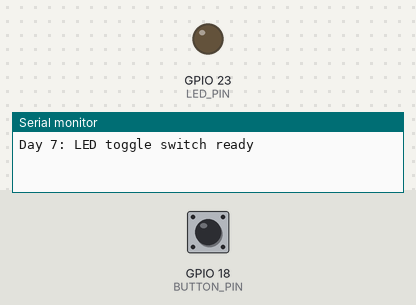
Bench run of a sketch on a simulated ESP32. Parts: output pins drawn as LEDs (lit = HIGH), the last lines printed to the serial monitor. The test bench sets the inputs (shaded band); at power-on: GPIO 18 (BUTTON_PIN) HIGH.

Above: at 1.2 s.
1.3 s: GPIO 18 (BUTTON_PIN) pulled LOW for 0.15 s
At 2.0 s:
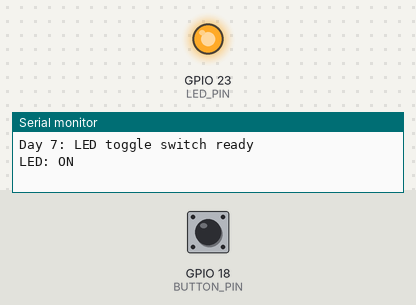
2.9 s: GPIO 18 (BUTTON_PIN) pulled LOW for 1 s
At 3.2 s:
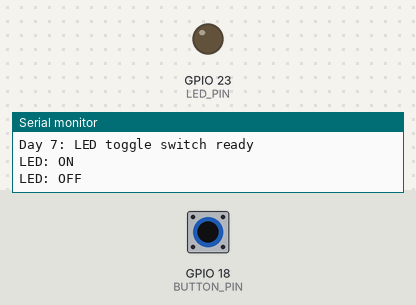
5.4 s: GPIO 18 (BUTTON_PIN) pulled LOW for 3.2 s
At 6.3 s:
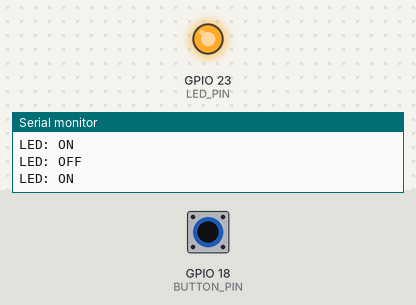
Timing chart, 0 to 8.4 s (numbered marks = the images above; inputs shaded):
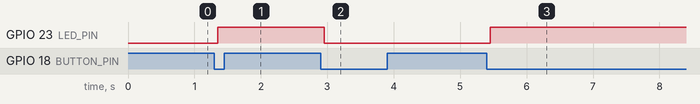

Measured:
- after the input at 1.3 s, GPIO 23 (LED_PIN): LOW → HIGH after 0.05 s
- after the input at 2.9 s, GPIO 23 (LED_PIN): HIGH → LOW after 0.05 s
- after the input at 5.4 s, GPIO 23 (LED_PIN): LOW → HIGH after 0.05 s

The sketch:

day_07_week_1_mini_project_led_toggle_switch.ino
```cpp
// Day 7: Week 1 mini project - LED toggle switch
// One stable button press changes the LED state.
// Board: ESP32-WROOM-32 (3.3 V GPIO)

const int BUTTON_PIN = 18;  // Push button connects this pin to GND
const int LED_PIN = 23;     // External LED through a 220 ohm resistor

const unsigned long DEBOUNCE_MS = 50;

bool ledState = false;
int lastRawReading = HIGH;
int stableButtonState = HIGH;
unsigned long lastChangeTime = 0;

void setup() {
  pinMode(BUTTON_PIN, INPUT_PULLUP);
  pinMode(LED_PIN, OUTPUT);

  digitalWrite(LED_PIN, LOW);
  Serial.begin(115200);
  Serial.println("Day 7: LED toggle switch ready");
}

void loop() {
  const int rawReading = digitalRead(BUTTON_PIN);

  // Restart the debounce timer whenever the raw input changes.
  if (rawReading != lastRawReading) {
    lastChangeTime = millis();
    lastRawReading = rawReading;
  }

  // Accept the new reading only after it stays stable.
  if ((millis() - lastChangeTime) >= DEBOUNCE_MS) {
    if (rawReading != stableButtonState) {
      stableButtonState = rawReading;

      // INPUT_PULLUP means a pressed button reads LOW.
      if (stableButtonState == LOW) {
        ledState = !ledState;
        digitalWrite(LED_PIN, ledState ? HIGH : LOW);

        Serial.print("LED: ");
        Serial.println(ledState ? "ON" : "OFF");
      }
    }
  }
}
```
